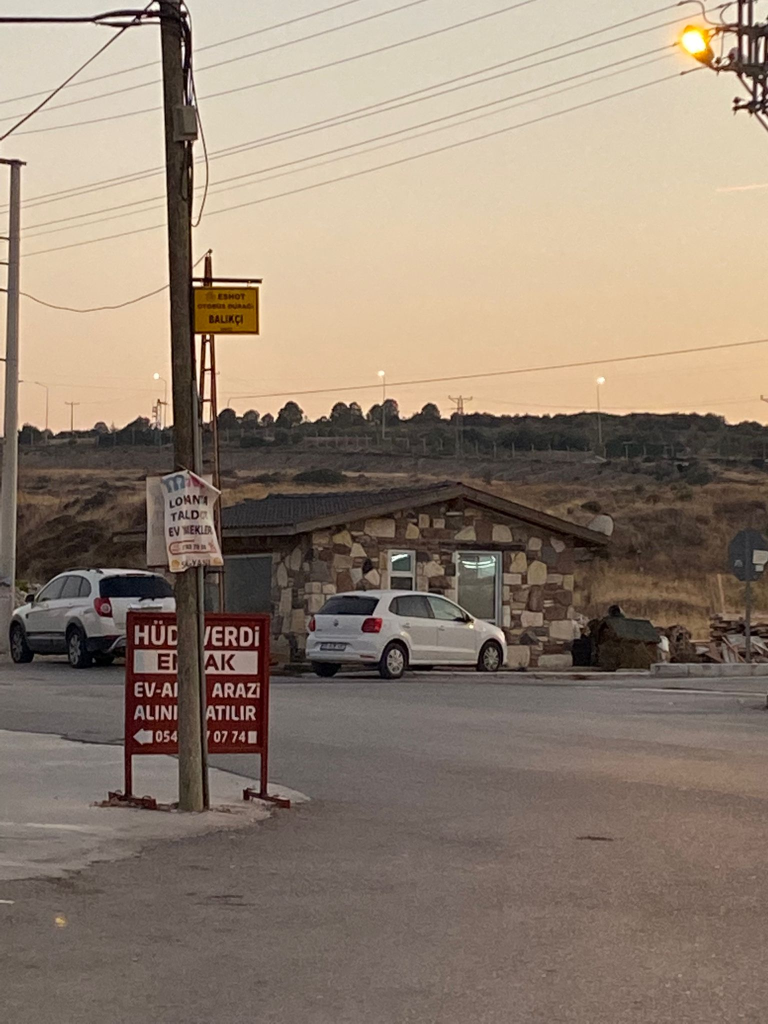
#> input picture 7.jpeg, 1536 x 2048 px, found by its file name (shown at 1/2 size)
$ jupyter execute 270201090_HW3.ipynb
#> lines starting #> are read from the running program, lines starting #| are printed output that depends on the picture; after the words box and inside, x2 and y2 are one past the last pixel; in counts of white or black regions, pixels touching at a corner belong together
[cell 1]
import cv2 as cv
import numpy as np
from skimage import io
import matplotlib.pyplot as plt

[cell 2]
# Reference websites I use for this homework:
# https://docs.opencv.org/4.x/da/df5/tutorial_py_sift_intro.html
# https://www.geeksforgeeks.org/sift-interest-point-detector-using-python-opencv/
# https://www.analyticsvidhya.com/blog/2019/10/detailed-guide-powerful-sift-technique-image-matching-python/
# https://www.geeksforgeeks.org/sift-scale-invariant-feature-transform/

def plot_image(image_1):

    plt.figure(figsize=(20,20))
    plt.subplot(1, 1, 1)
    plt.imshow(image_1)
    plt.show()

def cosine_similarity(v1, v2):
    return np.dot(v1, v2) / (np.linalg.norm(v1) * np.linalg.norm(v2))

def calculate_distance(v1, v2):
    return (v1**2+v2**2)**0.5

def calculate_angle(v1, v2):
    return np.arctan2(v1, v2)

[cell 3]
# I uploaded the images to my github profile and I read them with the io.imread function.

img1 = io.imread("https://raw.githubusercontent.com/kgnylm/imagess/main/7.jpeg")
#> img1 is the input picture: shape (2048, 1536, 3); mean R, G, B 145.9, 129.8, 114.5
img2 = io.imread("https://raw.githubusercontent.com/kgnylm/imagess/main/8.jpeg")
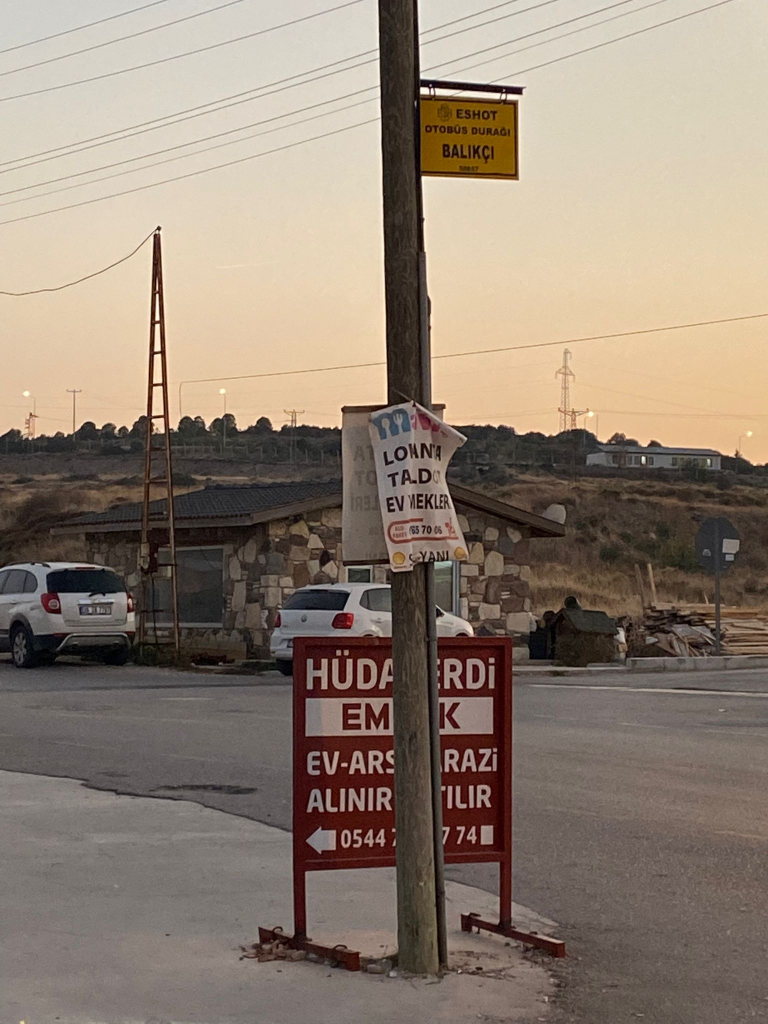
#> input picture 8.jpeg, 1536 x 2048 px, found by its file name (shown at 1/2 size)
#> img2 is the input picture: shape (2048, 1536, 3); mean R, G, B 143.7, 128.9, 115.2

img1 = cv.resize(img1, (512, 384))
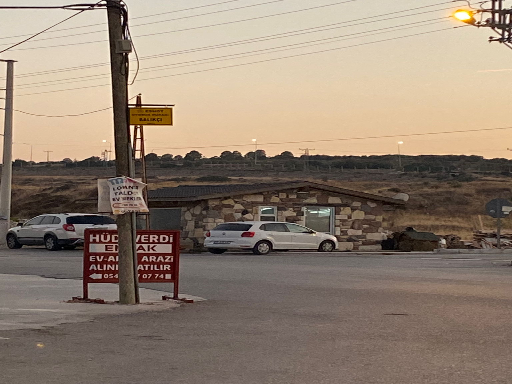
#> img1: shape (384, 512, 3); mean R, G, B 145.9, 129.8, 114.6
img2 = cv.resize(img2, (512, 384))
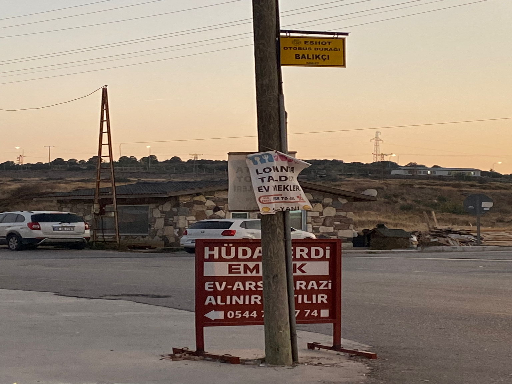
#> img2: shape (384, 512, 3); mean R, G, B 143.7, 128.9, 115.2

grayscale1=cv.cvtColor(img1, cv.COLOR_BGR2GRAY)
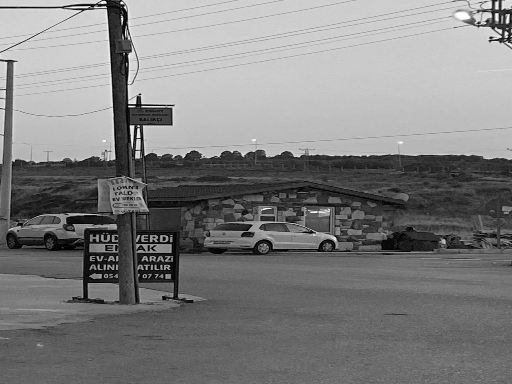
#> grayscale1: shape (384, 512); min 0, max 255, mean 127.1
grayscale2=cv.cvtColor(img2, cv.COLOR_BGR2GRAY)
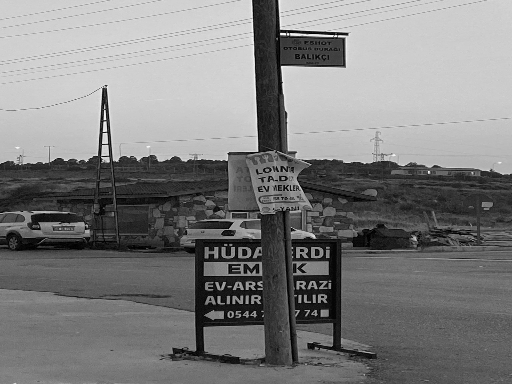
#> grayscale2: shape (384, 512); min 0, max 252, mean 126.5

[cell 4]
# I found the keypoints and descriptors with SIFT.
sift = cv.SIFT_create()
keypoints_1, descriptors_1 = sift.detectAndCompute(grayscale1,None)
#> keypoints_1 = 781 keypoints; strongest (x, y, size): (132, 127, 3.2), (138, 130, 2.1), (507, 21, 2.6), (506, 33, 2.5)
keypoints_2, descriptors_2 = sift.detectAndCompute(grayscale2,None)
#> keypoints_2 = 892 keypoints; strongest (x, y, size): (284, 34, 2), (292, 34, 2.2), (346, 34, 2.2), (105, 123, 2.5)

[cell 5]
# I detect with cosine similarity.
#Reference website: https://www.geeksforgeeks.org/how-to-calculate-cosine-similarity-in-python/

matches_1 = []

matches2= []

for i in range(len(descriptors_1)):
    for j in range(len(descriptors_2)):
        similarity = cosine_similarity(descriptors_1[i], descriptors_2[j])
        if similarity > 0.97:
            matches_1.append(keypoints_1[i])
            matches2.append(keypoints_2[j])
#> after the loop, matches2 = 59 keypoints; strongest (x, y, size): (344, 65, 3), (317, 252, 3.4), (216, 256, 2.9), (315, 313, 3.5); matches_1 = 59 keypoints; strongest (x, y, size): (164, 238, 2.1), (162, 276, 2.2), (99, 276, 3.1), (161, 240, 2)

[cell 6]
# I append the all distances to the distance list.

distance =[]
#> distance = []

for i in range(len(matches_1)):
    distance.append(calculate_distance((matches_1[i].pt)[0]-(matches2[i].pt[0]),(matches_1[i].pt)[1]-((matches2[i].pt[1])+img1.shape[1])))
#> this loop made 59 passes
#> after the loop, distance = 59 values, max 620.7 at index 0, min 484.9 at index 38, mean 536.3

[cell 7]
# I append the acceptable distances to the good list.

good=[]

for i in range(len(distance)):
    if (distance[i]>=np.mean(distance)-60 and distance[i]<=np.mean(distance)+60):
        good.append([matches_1[i],matches2[i],distance[i]])
#> after the loop, good = 58 items

# I append the all angles to the angle list.

angle =[]

for i in range(len(good)):
    angle.append(calculate_angle((matches_1[i].pt)[0]-(matches2[i].pt[0]),(matches_1[i].pt)[1]-((matches2[i].pt[1])+img1.shape[1])))
#> this loop made 58 passes
#> after the loop, angle = 58 values, max 3.11 at index 36, min -3.11 at index 57, mean -0.632

# I append the acceptable angles to the final list.
# This way, there won't be lines at very different angles.
#Reference website: https://stackoverflow.com/questions/2827393/angles-between-two-n-dimensional-vectors-in-python
final=[]

for i in range(len(angle)):
    if (angle[i]>=np.mean(angle)-5 and angle[i]<=np.mean(angle)+5):
        final.append([matches_1[i],matches2[i],angle[i]])
#> after the loop, final = 58 items

[cell 8]
# I had a problem with the drawmatchesknn function. drawmatces function takes cv.DrawMatch type but my pixels are float type with (.pt) function.

img3=np.concatenate((img1,img2),axis=1)
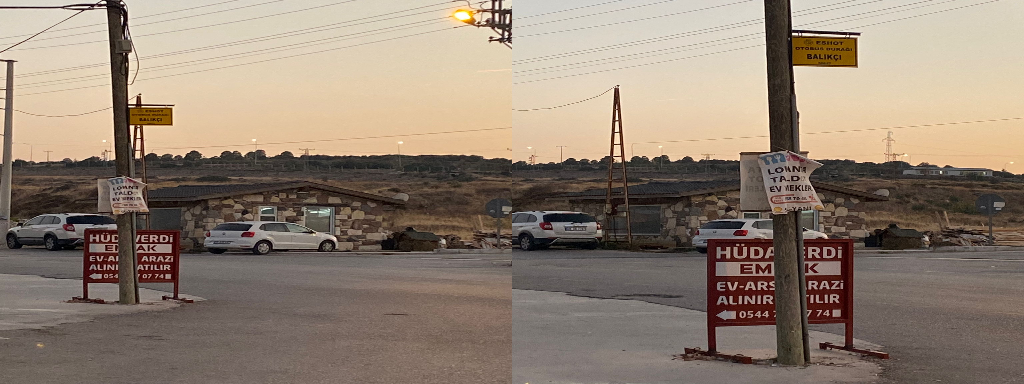
#> img3: shape (384, 1024, 3); mean R, G, B 144.8, 129.4, 114.9

# I drew lines with cv.line as long as the good list.

for i in range(len(final)):
    cv.line(img3, (int(final[i][0].pt[0]),int(final[i][0].pt[1])), (int(final[i][1].pt[0]+img1.shape[1]),int(final[i][1].pt[1])), (0,255,0), 1)
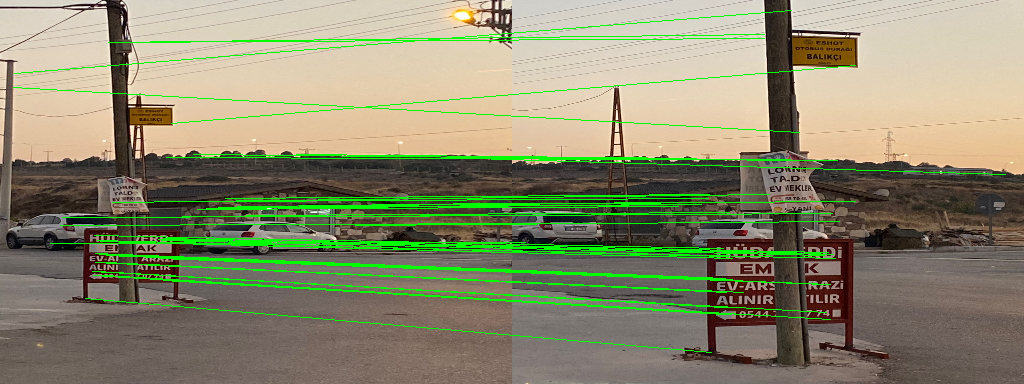
#> img3: shape (384, 1024, 3); 5.64% of pixels changed, all inside (x1, y1, x2, y2) = (13, 10, 1006, 353)
plot_image(img3)
